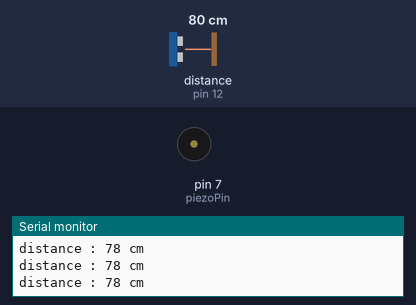
The sketch below on a simulated Arduino Uno, built with avr-gcc and run on an emulated ATmega328P. Parts: buzzer (waves = sounding), the last lines printed to the serial monitor. Wiring (inferred from the names in the program): ultrasonic range finder: trigger pin 11; echo pin 12. The inputs (shaded band) are chosen by the test bench; at power-on: distance to the obstacle (sensor on pin 12) 80 cm. The echo pulse lasts 58.3 µs per cm.

Above: at 1.3 s.
1.4 s: distance to the obstacle (sensor on pin 12) set to 33 cm
3.2 s: distance to the obstacle (sensor on pin 12) set to 28 cm
At 4.07 s:
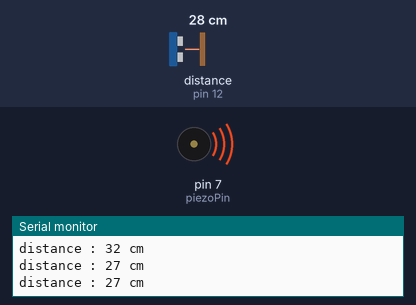
Timing chart, 0 to 12.2 s (numbered marks = the images above; inputs shaded):
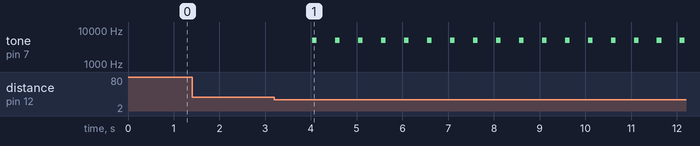

Measured:
- the behaviour switches between 31 and 30 cm on distance to the obstacle (sensor on pin 12) (found by bisection; images 0 and 1)
- after the input at 3.2 s, tone on pin 7 (piezoPin): alternates 5000 Hz for 0.10 s and silent for 0.40 s, starting after 0.83 s

The sketch:

03_sonic_piezo.ino
```cpp
int trigPin=11;  //아두이노가 전류를 넣어 초음파를 발사하게 하는 핀
int echoPin=12;  //수신부로 입력된 초음파를 받는 핀
int piezoPin=7;

void setup() {
  Serial.begin(9600);
  pinMode(trigPin, OUTPUT);
  pinMode(echoPin, INPUT);
  pinMode(piezoPin, OUTPUT);
}

void loop() {
  unsigned long distance; //초음파가 발사되어 돌아온 시간
  //초음파 발생시킴 : 10us 동안 전류를 trigPin에 출력
  digitalWrite(trigPin, LOW);
  delayMicroseconds(2);       //초기화
  digitalWrite(trigPin, HIGH);
  delayMicroseconds(10);
  digitalWrite(trigPin, LOW);

  //돌아온 초음파를 분석하여 거리 계산
  distance = pulseIn(echoPin, HIGH)/2 * 0.034;
        //왕복시간이므로 반으로 나눈다 : 반환값은 unsigned long
        //cm와 microsecond의 단위를 통일시켜야 함
        //1m = 100cm : 340m --> 34000cm
        //1s = 1,000,000us
        //34000/1000000 --> 0.034cm/us
  //화면 출력
  Serial.print("distance : ");  Serial.print(distance);
  Serial.println(" cm");  delay(500);

  noTone(piezoPin);
  if(distance<10){           //거리가 10cm미만일 경우
    tone(piezoPin, 1000, 300);  //tone(pin, frequency, duration)
  } else if(distance<20){    //거리가 10cm~20cm미만일 경우
    tone(piezoPin, 3000, 200);
  } else if(distance<30){    //거리가 12cm~30cm미만일 경우
    tone(piezoPin, 5000, 100);
  } else{                    //거리가 30cm이상일 경우
    noTone(piezoPin);
  }
}
```
